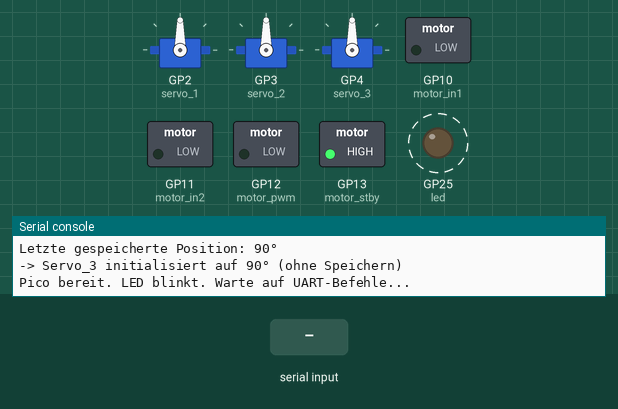
A program run on a simulated Raspberry Pi Pico running MicroPython. Shown: 3 × servo, switched loads named in the program (green lamp = pin HIGH), output pins drawn as LEDs (lit = HIGH), the last lines printed to the serial console. Dashed ring = blinking. The test bench sets the inputs (shaded band). Files the program writes start out absent; servo angles are drawn from the pulse width (0.5 ms = 0°, 2.5 ms = 180°); files that are not in the repository are absent.

Above: at 1.2 s.
1.3 s: "SLD_1\n" received over the second serial link
At 3.9 s:
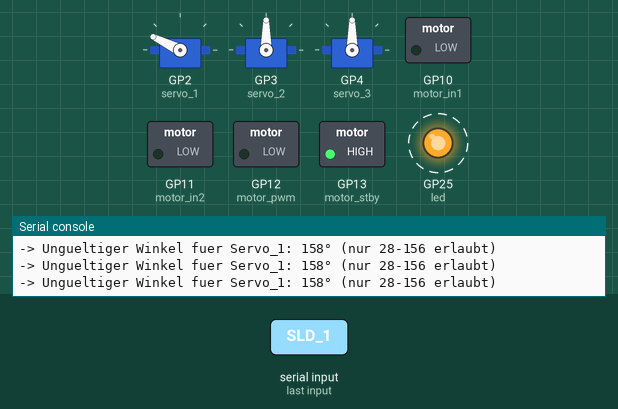
4.3 s: "SRD_1\n" received over the second serial link
At 4.8 s:
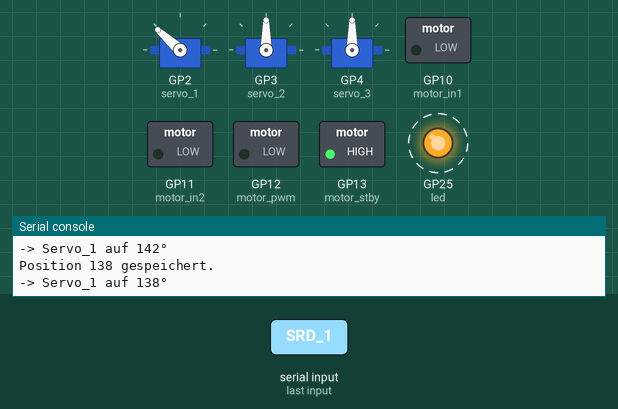
7.3 s: "SLD_2\n" received over the second serial link
At 10.0 s:
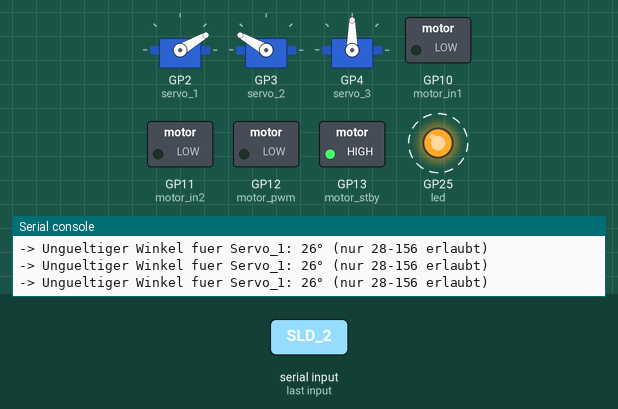
10.3 s: "SRD_2\n" received over the second serial link
At 13.0 s:
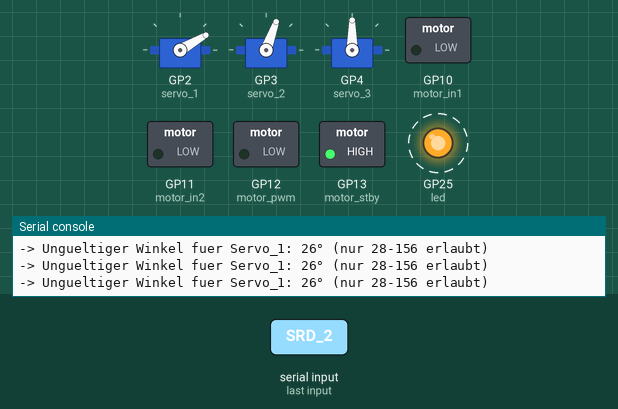
13.3 s: "SLD_3\n" received over the second serial link
At 16.1 s:
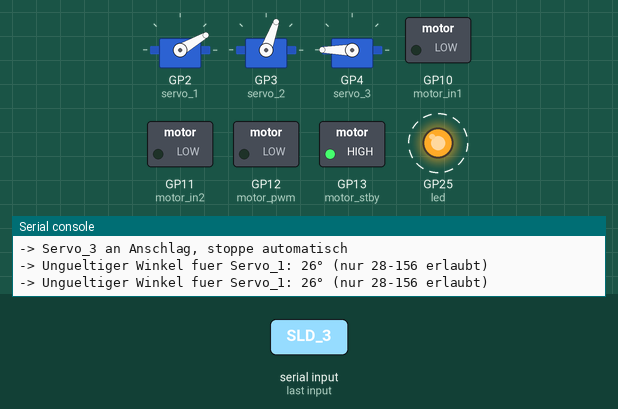
16.3 s: "SRD_3\n" received over the second serial link
At 21.13 s:
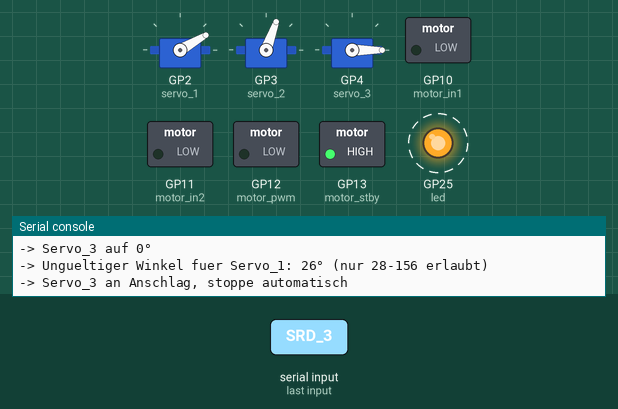
Timing chart, 0 to 21.9 s (numbered marks = the images above; inputs shaded):
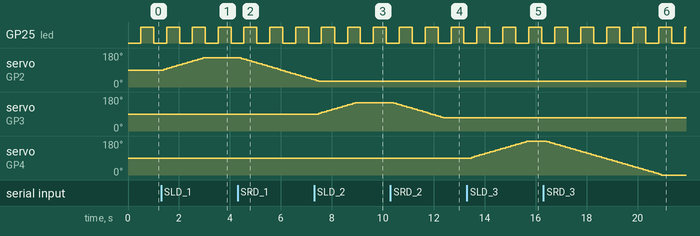

Measured:
- after the input at 1.3 s, servo on GP2 (servo_1): moves from 90° to 154° over 1.5 s, starting after 0.11 s
- after the input at 4.3 s, servo on GP2 (servo_1): moves from 154° to 38° over 2.8 s, starting after 0.15 s
- after the input at 7.3 s, servo on GP3 (servo_2): moves from 90° to 150° over 1.4 s, starting after 0.19 s
- after the input at 10.3 s, servo on GP3 (servo_2): moves from 150° to 70° over 1.9 s, starting after 0.14 s
- after the input at 13.3 s, servo on GP4 (servo_3): moves from 90° to 180° over 2.2 s, starting after 0.19 s
- after the input at 16.3 s, servo on GP4 (servo_3): moves from 180° to 0° over 4.5 s, starting after 0.14 s
- by itself, GP25 (led): alternates HIGH for 0.51 s and LOW for 0.51 s

The program:

main.py
```python
###################################################################
#---File-Informationen--------------------------------------------#
###################################################################
# File Name: Pico_Servosteuerung.py
# Projekt: Mechatronisches Projekt
# Gruppe: Johann Spielvogel, Tim Richer, Jennifer Gastgeb, Pascal Roskamp
# Semester: 6
# Hochschule Esslingen


#####################################################
#---Allgemeines-------------------------------------#
#####################################################

#----------------------------------------------Aenderungsverzeichnis-------------------------------------------------------------
#                          Aenderung                                                  //   Datum          //      Name
# Erstellung des Skripts                                                              // 05.04.2025       // Johann Spielvogel
# Erweiterung um Servo_2 und Servo_3                                                  // 10.04.2025       // Johann Spielvogel
# Anpassung der MQTT Nachrichten                                                      // 13.04.2025       // Johann Spielvogel
# Erweiterung eines Puffers fuer UART-Nachrichten                                     // 23.04.2025       // Johann Spielvogel
# Speichern der letzten Position ein einzelnen Text-Files                             // 23.04.2025       // Johann Spielvogel
# Kommunikation ueber Gamepad erweitert                                               // 24.04.2025       // Johann Spielvogel
# Erstellung einer Grundstellungsfahrt                                                // 02.05.2025       // Johann Spielvogel
# Anpassung der Grundstellungsfahrt                                                   // 10.05.2025       // Johann Spielvogel
#
#
#


#########################################################################
#---Import--------------------------------------------------------------#
#########################################################################
from machine import UART, Pin, PWM
import time


#####################################################
#---UART Deklaration--------------------------------#
#####################################################
# UART0: RX = GP1 (Empfang)
uart = UART(0, baudrate=9600, tx=Pin(0), rx=Pin(1))


#####################################################
#---Servo Konfiguration-----------------------------#
#####################################################
#Servo_1---------------------------------------------
servo_1 = PWM(Pin(2))
servo_1.freq(50)

#Servo_2---------------------------------------------
servo_2 = PWM(Pin(3))
servo_2.freq(50)

#Servo_3---------------------------------------------
servo_3 = PWM(Pin(4))
servo_3.freq(50)

#####################################################
#---Pumpen Konfiguration----------------------------#
#####################################################
# Pumpe Konfiguration über TB6612FNG-----------------
motor_in1 = Pin(10, Pin.OUT)
motor_in2 = Pin(11, Pin.OUT)
motor_pwm = PWM(Pin(12))
motor_pwm.freq(1000)  # 1kHz PWM-Frequenz
motor_pwm.duty_u16(0)  # Anfangs aus
motor_stby = Pin(13, Pin.OUT)
motor_stby.value(1)  # Aktivieren

# Funktionen für die Pumpe
def start_pumpe():
    motor_in1.value(1)
    motor_in2.value(0)
    motor_pwm.duty_u16(40000)  # Ca. 60% PWM-Leistung
    print("-> Pumpe gestartet")

def stopp_pumpe():
    motor_in1.value(0)
    motor_in2.value(0)
    motor_pwm.duty_u16(0)
    print("-> Pumpe gestoppt")


#####################################################
#---Servo Funktionen--------------------------------#
#####################################################
#Servo_1---------------------------------------------
# Funktion zum Speichern der Servo-Position in eine Datei
def save_servo_1_position(angle):
    try:
        with open("Servo_1_pos.txt", "w") as f:
            f.write(str(angle))  # Schreibe die Position in die Datei
        print(f"Position {angle} gespeichert.")
    except Exception as e:
        print(f"Fehler beim Speichern der Position: {e}")

# Funktion zum Setzen der Servo-Position
def set_servo_1_angle(angle):
    global servo_1_angle
    # Erlaubter Bereich: 28–156 (beachte: Bereich geht ueber 0 hinweg!)
    if 28 <= angle <= 156:
        duty_ns = int(500_000 + (angle / 180) * 2000_000)
        servo_1.duty_ns(duty_ns)
        servo_1_angle = angle
        save_servo_1_position(angle)
        print(f"-> Servo_1 auf {servo_1_angle}°")
    else:
        print(f"-> Ungueltiger Winkel fuer Servo_1: {angle}° (nur 28-156 erlaubt)")


# Funktion zum Laden der gespeicherten Servo-Position
def load_servo_1_position():
    try:
        with open("Servo_1_pos.txt", "r") as f:
            return int(f.read())  # Gibt die gespeicherte Position zurueck
    except:
        print("Keine gespeicherte Position gefunden. Setze auf 90°.")
        return 90  # Wenn keine Position vorhanden ist, starte bei 90°

# Setze Servo auf Position OHNE Speicherung
def move_servo_1_without_saving(angle):
    global servo_1_angle
    angle = max(0, min(180, angle))  # Begrenzung auf gueltigen Bereich
    duty_ns = int(500_000 + (angle / 180) * 2000_000)
    servo_1.duty_ns(duty_ns)
    servo_1_angle = angle
    print(f"-> Servo_1 initialisiert auf {servo_1_angle}° (ohne Speichern)")

# Lade letzte gespeicherte Position
servo_1_angle = load_servo_1_position()
print(f"Letzte gespeicherte Position: {servo_1_angle}°")

# Nur PWM aktivieren – Servo bleibt auf letzter Position steht
move_servo_1_without_saving(servo_1_angle)

servo_1_mode = "stop"  # "links", "rechts", "stop"
servo_1_step = 4       # Schrittweite in Grad; default: 2
servo_1_delay = 70     # Zeit in ms zwischen Schritten; default: 100
last_servo_1_move = time.ticks_ms()
servo_1_target_angle = None  # Zielwinkel, falls vorhanden

#Servo_2---------------------------------------------
# Funktion zum Speichern der Servo-Position in eine Datei
def save_servo_2_position(angle):
    try:
        with open("Servo_2_pos.txt", "w") as f:
            f.write(str(angle))  # Schreibe die Position in die Datei
        print(f"Position {angle} gespeichert.")
    except Exception as e:
        print(f"Fehler beim Speichern der Position: {e}")

# Funktion zum Setzen der Servo-Position
def set_servo_2_angle(angle):
    global servo_2_angle
    # Nur im Bereich 70–150 erlaubt
    if 70 <= angle <= 150:
        duty_ns = int(500_000 + (angle / 180) * 2000_000)
        servo_2.duty_ns(duty_ns)
        servo_2_angle = angle
        save_servo_2_position(angle)
        print(f"-> Servo_2 auf {servo_2_angle}°")
    else:
        print(f"-> Ungueltiger Winkel fuer Servo_2: {angle}° (nur 70–150 erlaubt)")


# Funktion zum Laden der gespeicherten Servo-Position
def load_servo_2_position():
    try:
        with open("Servo_2_pos.txt", "r") as f:
            return int(f.read())  # Gibt die gespeicherte Position zurueck
    except:
        print("Keine gespeicherte Position gefunden. Setze auf 90°.")
        return 90  # Wenn keine Position vorhanden ist, starte bei 90°

# Setze Servo auf Position OHNE Speicherung
def move_servo_2_without_saving(angle):
    global servo_2_angle
    angle = max(0, min(180, angle))  # Begrenzung auf gueltigen Bereich
    duty_ns = int(500_000 + (angle / 180) * 2000_000)
    servo_2.duty_ns(duty_ns)
    servo_2_angle = angle
    print(f"-> Servo_2 initialisiert auf {servo_2_angle}° (ohne Speichern)")

# Lade letzte gespeicherte Position
servo_2_angle = load_servo_2_position()
print(f"Letzte gespeicherte Position: {servo_2_angle}°")

# Nur PWM aktivieren – Servo bleibt auf letzter Position steht
move_servo_2_without_saving(servo_2_angle)

servo_2_mode = "stop"  # "links", "rechts", "stop"
servo_2_step = 4       # Schrittweite in Grad
servo_2_delay = 70     # Zeit in ms zwischen Schritten; default:100
last_servo_2_move = time.ticks_ms()
servo_2_target_angle = None  # Zielwinkel, falls vorhanden

#Servo_3---------------------------------------------
# Funktion zum Speichern der Servo-Position in eine Datei
def save_servo_3_position(angle):
    try:
        with open("Servo_3_pos.txt", "w") as f:
            f.write(str(angle))  # Schreibe die Position in die Datei
        print(f"Position {angle} gespeichert.")
    except Exception as e:
        print(f"Fehler beim Speichern der Position: {e}")

# Funktion zum Setzen der Servo-Position
def set_servo_3_angle(angle):
    global servo_3_angle
    angle = max(0, min(180, angle))  # Begrenzung auf 0–180
    duty_ns = int(500_000 + (angle / 180) * 2000_000)
    servo_3.duty_ns(duty_ns)
    servo_3_angle = angle
    save_servo_3_position(angle)  # Speichere die neue Position
    print(f"-> Servo_3 auf {servo_3_angle}°")

# Funktion zum Laden der gespeicherten Servo-Position
def load_servo_3_position():
    try:
        with open("Servo_3_pos.txt", "r") as f:
            return int(f.read())  # Gibt die gespeicherte Position zurueck
    except:
        print("Keine gespeicherte Position gefunden. Setze auf 90°.")
        return 90  # Wenn keine Position vorhanden ist, starte bei 90°

# Setze Servo auf Position OHNE Speicherung
def move_servo_3_without_saving(angle):
    global servo_3_angle
    angle = max(0, min(180, angle))  # Begrenzung auf gueltigen Bereich
    duty_ns = int(500_000 + (angle / 180) * 2000_000)
    servo_3.duty_ns(duty_ns)
    servo_3_angle = angle
    print(f"-> Servo_3 initialisiert auf {servo_3_angle}° (ohne Speichern)")

# Lade letzte gespeicherte Position
servo_3_angle = load_servo_3_position()
print(f"Letzte gespeicherte Position: {servo_3_angle}°")

# Nur PWM aktivieren – Servo bleibt auf letzter Position steht
move_servo_3_without_saving(servo_3_angle)

servo_3_mode = "stop"  # "links", "rechts", "stop"
servo_3_step = 4       # Schrittweite in Grad
servo_3_delay = 70     # Zeit in ms zwischen Schritten; default:100
last_servo_3_move = time.ticks_ms()
servo_3_target_angle = None  # Zielwinkel, falls vorhanden

#Allgemein: Servos 1-3
def adjust_servo_angle(servo_number, delta):
    if servo_number == 1:
        global servo_1_target_angle
        new_angle = servo_1_angle + delta
        if 28 <= new_angle <= 156:
            servo_1_target_angle = new_angle
        else:
            print(f"-> Servo_1 Zielwinkel {new_angle}° außerhalb des erlaubten Bereichs!")
    elif servo_number == 2:
        global servo_2_target_angle
        new_angle = servo_2_angle + delta
        if 70 <= new_angle <= 150:
            servo_2_target_angle = new_angle
        else:
            print(f"-> Servo_2 Zielwinkel {new_angle}° außerhalb des erlaubten Bereichs!")


#####################################################
#---Onboard LED-------------------------------------#
#####################################################
led = Pin(25, Pin.OUT)

# Fuer LED-Blink-Timing
last_blink_time = time.ticks_ms()
led_state = False
blink_interval = 500  # Millisekunden


#####################################################
#---Hauptgrogramm-----------------------------------#
#####################################################
print("Pico bereit. LED blinkt. Warte auf UART-Befehle...")
while True:

    # Servo-1 Bewegung nach Modus
    if servo_1_mode != "stop":
        now = time.ticks_ms()
        if time.ticks_diff(now, last_servo_1_move) > servo_1_delay:
            if servo_1_mode == "links" and servo_1_angle < 156:
                set_servo_1_angle(servo_1_angle + servo_1_step)
            elif servo_1_mode == "rechts" and servo_1_angle > 28:
                set_servo_1_angle(servo_1_angle - servo_1_step)
            else:
                print("-> Servo_1 an Anschlag, stoppe automatisch")
                servo_1_mode = "stop"
            last_servo_1_move = now

    # Servo-2 Bewegung nach Modus
    if servo_2_mode != "stop":
        now = time.ticks_ms()
        if time.ticks_diff(now, last_servo_2_move) > servo_2_delay:
            if servo_2_mode == "links" and servo_2_angle < 150:
                set_servo_2_angle(servo_2_angle + servo_2_step)
            elif servo_2_mode == "rechts" and servo_2_angle > 70:
                set_servo_2_angle(servo_2_angle - servo_2_step)
            else:
                print("-> Servo_2 an Anschlag, stoppe automatisch")
                servo_2_mode = "stop"
            last_servo_2_move = now

    # Servo-3 Bewegung nach Modus
    if servo_3_mode != "stop":
        now = time.ticks_ms()
        if time.ticks_diff(now, last_servo_3_move) > servo_3_delay:
            if servo_3_mode == "links" and servo_3_angle < 180:
                set_servo_3_angle(servo_3_angle + servo_3_step)
            elif servo_3_mode == "rechts" and servo_3_angle > 0:
                set_servo_3_angle(servo_3_angle - servo_3_step)
            else:
                print("-> Servo_3 an Anschlag, stoppe automatisch")
                servo_3_mode = "stop"
            last_servo_3_move = now

    # LED-Blinken
    current_time = time.ticks_ms()
    if time.ticks_diff(current_time, last_blink_time) > blink_interval:
        led_state = not led_state
        led.value(led_state)
        last_blink_time = current_time


    # Servo-1: Grundstellungsfahrt
    if servo_1_target_angle is not None and servo_1_angle != servo_1_target_angle:
        now = time.ticks_ms()
        if time.ticks_diff(now, last_servo_1_move) > servo_1_delay:
            if servo_1_angle < servo_1_target_angle:
                set_servo_1_angle(min(servo_1_target_angle, servo_1_angle + servo_1_step))
            elif servo_1_angle > servo_1_target_angle:
                set_servo_1_angle(max(servo_1_target_angle, servo_1_angle - servo_1_step))
            else:
                pass  # eigentlich nie erreicht
            last_servo_1_move = now
    elif servo_1_target_angle is not None and servo_1_angle == servo_1_target_angle:
        print("-> Servo_1 Grundstellung erreicht.")
        servo_1_target_angle = None
        servo_1_mode = "stop"

    # Servo-2: Grundstellungsfahrt
    if servo_2_target_angle is not None and servo_2_angle != servo_2_target_angle:
        now = time.ticks_ms()
        if time.ticks_diff(now, last_servo_2_move) > servo_2_delay:
            if servo_2_angle < servo_2_target_angle:
                set_servo_2_angle(min(servo_2_target_angle, servo_2_angle + servo_2_step))
            elif servo_2_angle > servo_2_target_angle:
                set_servo_2_angle(max(servo_2_target_angle, servo_2_angle - servo_2_step))
            else:
                pass  # eigentlich nie erreicht
            last_servo_2_move = now
    elif servo_2_target_angle is not None and servo_2_angle == servo_2_target_angle:
        print("-> Servo_2 Grundstellung erreicht.")
        servo_2_target_angle = None
        servo_2_mode = "stop"

    # Servo-3: Grundstellungsfahrt
    if servo_3_target_angle is not None and servo_3_angle != servo_3_target_angle:
         now = time.ticks_ms()
         if time.ticks_diff(now, last_servo_3_move) > servo_3_delay:
             if servo_3_angle < servo_3_target_angle:
                 set_servo_3_angle(min(servo_3_target_angle, servo_3_angle + servo_3_step))
             elif servo_3_angle > servo_3_target_angle:
                 set_servo_3_angle(max(servo_3_target_angle, servo_3_angle - servo_3_step))
             else:
                 pass  # eigentlich nie erreicht
             last_servo_3_move = now
    elif servo_3_target_angle is not None and servo_3_angle == servo_3_target_angle:
         print("-> Servo_3 Grundstellung erreicht.")
         servo_3_target_angle = None
         servo_3_mode = "stop"


    # UART0
    uart_buffer = ""
    while uart.any():
        char = uart.read(1)
        if char:
            uart_buffer += char.decode('utf-8')

            if '\n' in uart_buffer:
                lines = uart_buffer.split('\n')
                for line in lines[:-1]:
                    msg = line.strip()
                    print("Empfangen:", msg)

                    # Servo_1
                    if msg == 'SLD_1':
                        servo_1_mode = "links"

                    elif msg == 'SRD_1':
                        servo_1_mode = "rechts"

                    elif msg == 'S_1_S':
                        servo_1_mode = "stop"

                    # Servo_2
                    if msg == 'SLD_2':
                        servo_2_mode = "links"

                    elif msg == 'SRD_2':
                        servo_2_mode = "rechts"

                    elif msg == 'S_2_S':
                        servo_2_mode = "stop"

                    # Servo_3
                    if msg == 'SLD_3':
                        servo_3_mode = "links"

                    elif msg == 'SRD_3':
                        servo_3_mode = "rechts"

                    elif msg == 'S_3_S':
                        servo_3_mode = "stop"

                    # Grundstellungsfahrt
                    elif msg == 'GSF':
                        print("Starte Grundstellungsfahrt...")
                        servo_1_target_angle = 110  # Zielwinkel
                        servo_1_mode = "stop"  # Damit nicht gleichzeitig 'links' oder 'rechts' aktiv ist

                        servo_2_target_angle = 120  # Zielwinkel
                        servo_2_mode = "stop"  # Damit nicht gleichzeitig 'links' oder 'rechts' aktiv ist

                        servo_3_target_angle = 100  # Zielwinkel
                        servo_3_mode = "stop"  # Damit nicht gleichzeitig 'links' oder 'rechts' aktiv ist

                        print("Grundstellung erreicht.")


                    #Steuerkreuz Gamepad
                    elif msg == 'afg':
                        print("-> AUSFAHREN via Gamepad")
                        #adjust_servo_angle(1, 10)--Nicht benoetigt
                        adjust_servo_angle(2, -10)
                        #adjust_servo_angle(3, 10)

                    elif msg == 'efg':
                        print("-> EINFAHREN via Gamepad")
                        #adjust_servo_angle(1, -10)--Nicht benoetigt
                        adjust_servo_angle(2, 10)
                        adjust_servo_angle(3, -10)

                    elif msg == 'hg':
                        print("-> HOCH via Gamepad")
                        #adjust_servo_angle(2, -10)--Nicht benoetigt
                        adjust_servo_angle(3, +10)

                    elif msg == 'rg':
                        print("-> RUNTER via Gamepad")
                        #adjust_servo_angle(2, +10)--Nicht benoetigt
                        adjust_servo_angle(3, -10)

                    # Motorsteuerung über TB6612FNG
                    elif msg == 'P_ein_G':
                        start_pumpe()

                    elif msg == 'P_aus_G':
                        stopp_pumpe()


                uart_buffer = lines[-1]  # uebriggebliebener Text bleibt im Buffer


    time.sleep_ms(100)
#----------------------------------------FILE ENDE--------------------------------------------
```
